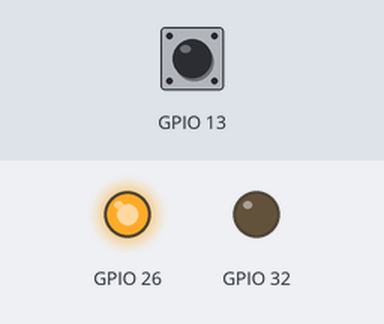
Simulated run of this sketch. Board: ESP32. Parts: output pins drawn as LEDs (lit = HIGH). Inputs (shaded band) come from the test bench; at power-on: GPIO 13 HIGH. WiFi joins after 1.5 s; servers stay silent unless stated.

Above: at 0.1 s.
At 0.6 s:
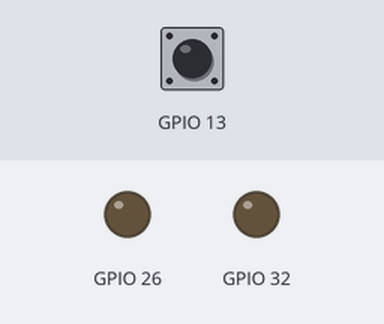
At 2.6 s:
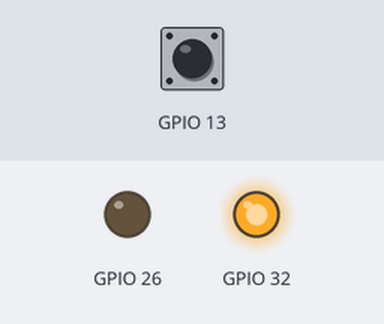
Timing chart, 0 to 4.1 s (numbered marks = the images above):
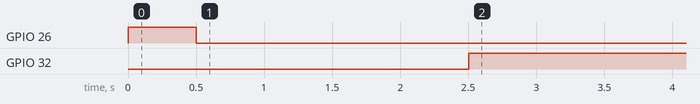

Measured:
- by itself, GPIO 26: LOW → HIGH at 0.00 s, → LOW 0.50 s later
- by itself, GPIO 32: LOW → HIGH at 2.5 s

The sketch:

teste_captive_portal_ESP32.ino
```cpp
//Bibliotecas
#include <HTTPClient.h>
#include <DNSServer.h>
#include <WebServer.h>
#include <WiFiManager.h>

WiFiManager wifiManager;//Objeto de manipulação do wi-fi

void setup(){

  Serial.begin(115200);
  Serial.println();

  //Definição dos pinos
  pinMode(13,INPUT);
  pinMode(26,OUTPUT);
  pinMode(32,OUTPUT);

  //LEDs apagados
  digitalWrite(26,LOW);
  digitalWrite(32,LOW);

  //callback para quando entra em modo de configuração AP
  wifiManager.setAPCallback(configModeCallback);
  //callback para quando se conecta em uma rede, ou seja, quando passa a trabalhar em modo estação
  wifiManager.setSaveConfigCallback(saveConfigCallback);

}

void loop() {

   //Se o botão for pressionado
   if (digitalRead(13) == LOW) {
      Serial.println("Abertura Portal"); //Abre o portal
      digitalWrite(26,HIGH); //Acende LED Vermelho
      digitalWrite(32,LOW);
      wifiManager.resetSettings();       //Apaga rede salva anteriormente
      if(!wifiManager.startConfigPortal("ESP32-CONFIG", "123456") ){ //Nome da Rede e Senha gerada pela ESP
        Serial.println("Falha ao conectar"); //Se caso não conectar na rede mostra mensagem de falha
        delay(2000);
        ESP.restart(); //Reinicia ESP após não conseguir conexão na rede
      }
      else{       //Se caso conectar
        Serial.println("Conectado na Rede!!!");
        ESP.restart(); //Reinicia ESP após conseguir conexão na rede
      }
   }

   if(WiFi.status()== WL_CONNECTED){ //Se conectado na rede
      digitalWrite(32,HIGH); //Acende LED AZUL
   }
   else{ //se não conectado na rede
      digitalWrite(32,LOW); //Apaga LED AZUL
      //Pisca LED Vermelho
      digitalWrite(26,HIGH);
      delay(500);
      digitalWrite(26,LOW);
      delay(500);
      wifiManager.autoConnect();//Função para se autoconectar na rede
   }
}

//callback que indica que o ESP entrou no modo AP
void configModeCallback (WiFiManager *myWiFiManager) {
  Serial.println("Entrou no modo de configuração");
  Serial.println(WiFi.softAPIP()); //imprime o IP do AP
  Serial.println(myWiFiManager->getConfigPortalSSID()); //imprime o SSID criado da rede
}

//Callback que indica que salvamos uma nova rede para se conectar (modo estação)
void saveConfigCallback () {
  Serial.println("Configuração salva");
}
```
